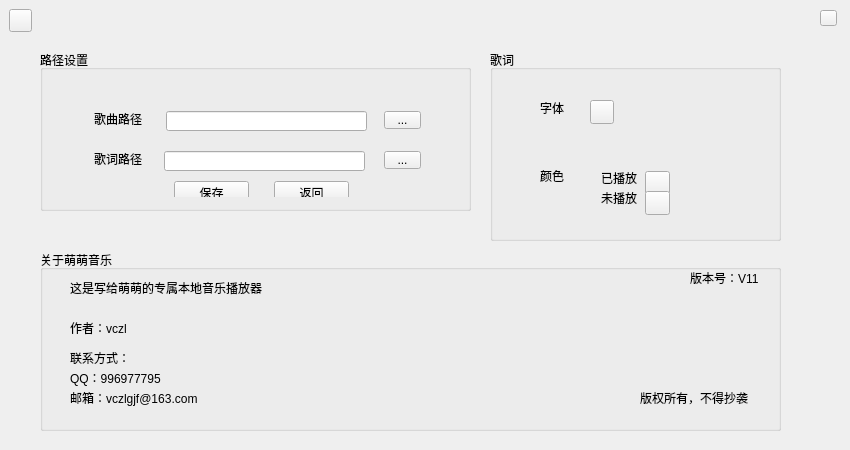
<?xml version="1.0" encoding="UTF-8"?>
<ui version="4.0">
 <class>SettingWidget</class>
 <widget class="QWidget" name="SettingWidget">
  <property name="geometry">
   <rect>
    <x>0</x>
    <y>0</y>
    <width>850</width>
    <height>450</height>
   </rect>
  </property>
  <property name="windowTitle">
   <string>SettingWidget</string>
  </property>
  <property name="styleSheet">
   <string notr="true"/>
  </property>
  <widget class="QWidget" name="wgt_set" native="true">
   <property name="geometry">
    <rect>
     <x>0</x>
     <y>0</y>
     <width>850</width>
     <height>450</height>
    </rect>
   </property>
   <widget class="QPushButton" name="pb_back">
    <property name="geometry">
     <rect>
      <x>9</x>
      <y>9</y>
      <width>23</width>
      <height>23</height>
     </rect>
    </property>
    <property name="minimumSize">
     <size>
      <width>23</width>
      <height>23</height>
     </size>
    </property>
    <property name="maximumSize">
     <size>
      <width>23</width>
      <height>23</height>
     </size>
    </property>
    <property name="styleSheet">
     <string notr="true"/>
    </property>
    <property name="text">
     <string/>
    </property>
   </widget>
   <widget class="QPushButton" name="pb_set_close">
    <property name="geometry">
     <rect>
      <x>820</x>
      <y>10</y>
      <width>17</width>
      <height>16</height>
     </rect>
    </property>
    <property name="text">
     <string/>
    </property>
   </widget>
   <widget class="QGroupBox" name="gb_setPath">
    <property name="geometry">
     <rect>
      <x>40</x>
      <y>50</y>
      <width>431</width>
      <height>161</height>
     </rect>
    </property>
    <property name="font">
     <font>
      <weight>50</weight>
      <bold>false</bold>
     </font>
    </property>
    <property name="title">
     <string>路径设置</string>
    </property>
    <layout class="QGridLayout" name="gridLayout_3">
     <item row="0" column="0">
      <widget class="QWidget" name="wgt_setPath" native="true">
       <property name="styleSheet">
        <string notr="true"/>
       </property>
       <widget class="QLabel" name="label">
        <property name="geometry">
         <rect>
          <x>40</x>
          <y>30</y>
          <width>48</width>
          <height>16</height>
         </rect>
        </property>
        <property name="text">
         <string>歌曲路径</string>
        </property>
        <property name="alignment">
         <set>Qt::AlignCenter</set>
        </property>
       </widget>
       <widget class="QLineEdit" name="le_songsPath">
        <property name="geometry">
         <rect>
          <x>112</x>
          <y>30</y>
          <width>201</width>
          <height>20</height>
         </rect>
        </property>
       </widget>
       <widget class="QToolButton" name="tb_songsPath">
        <property name="geometry">
         <rect>
          <x>330</x>
          <y>30</y>
          <width>37</width>
          <height>18</height>
         </rect>
        </property>
        <property name="text">
         <string>...</string>
        </property>
       </widget>
       <widget class="QLabel" name="label_2">
        <property name="geometry">
         <rect>
          <x>40</x>
          <y>70</y>
          <width>48</width>
          <height>16</height>
         </rect>
        </property>
        <property name="text">
         <string>歌词路径</string>
        </property>
        <property name="alignment">
         <set>Qt::AlignCenter</set>
        </property>
       </widget>
       <widget class="QLineEdit" name="le_lyricsPath">
        <property name="geometry">
         <rect>
          <x>110</x>
          <y>70</y>
          <width>201</width>
          <height>20</height>
         </rect>
        </property>
       </widget>
       <widget class="QToolButton" name="tb_lyricsPath">
        <property name="geometry">
         <rect>
          <x>330</x>
          <y>70</y>
          <width>37</width>
          <height>18</height>
         </rect>
        </property>
        <property name="text">
         <string>...</string>
        </property>
       </widget>
       <widget class="QPushButton" name="pb_save">
        <property name="geometry">
         <rect>
          <x>120</x>
          <y>100</y>
          <width>75</width>
          <height>23</height>
         </rect>
        </property>
        <property name="text">
         <string>保存</string>
        </property>
       </widget>
       <widget class="QPushButton" name="pb_cancle">
        <property name="geometry">
         <rect>
          <x>220</x>
          <y>100</y>
          <width>75</width>
          <height>23</height>
         </rect>
        </property>
        <property name="text">
         <string>返回</string>
        </property>
       </widget>
      </widget>
     </item>
    </layout>
   </widget>
   <widget class="QGroupBox" name="gb_setLyric">
    <property name="geometry">
     <rect>
      <x>490</x>
      <y>50</y>
      <width>291</width>
      <height>191</height>
     </rect>
    </property>
    <property name="title">
     <string>歌词</string>
    </property>
    <widget class="QWidget" name="layoutWidget">
     <property name="geometry">
      <rect>
       <x>100</x>
       <y>110</y>
       <width>91</width>
       <height>56</height>
      </rect>
     </property>
     <layout class="QGridLayout" name="gridLayout">
      <item row="0" column="0">
       <widget class="QLabel" name="label_4">
        <property name="text">
         <string>已播放</string>
        </property>
       </widget>
      </item>
      <item row="0" column="1">
       <widget class="QPushButton" name="pb_color1">
        <property name="minimumSize">
         <size>
          <width>25</width>
          <height>24</height>
         </size>
        </property>
        <property name="maximumSize">
         <size>
          <width>25</width>
          <height>24</height>
         </size>
        </property>
        <property name="text">
         <string/>
        </property>
       </widget>
      </item>
      <item row="1" column="0">
       <widget class="QLabel" name="label_5">
        <property name="text">
         <string>未播放</string>
        </property>
       </widget>
      </item>
      <item row="1" column="1">
       <widget class="QPushButton" name="pb_color2">
        <property name="minimumSize">
         <size>
          <width>25</width>
          <height>24</height>
         </size>
        </property>
        <property name="maximumSize">
         <size>
          <width>25</width>
          <height>24</height>
         </size>
        </property>
        <property name="text">
         <string/>
        </property>
       </widget>
      </item>
     </layout>
    </widget>
    <widget class="QLabel" name="label_3">
     <property name="geometry">
      <rect>
       <x>50</x>
       <y>50</y>
       <width>31</width>
       <height>16</height>
      </rect>
     </property>
     <property name="text">
      <string>字体</string>
     </property>
    </widget>
    <widget class="QLabel" name="label_6">
     <property name="geometry">
      <rect>
       <x>50</x>
       <y>120</y>
       <width>54</width>
       <height>12</height>
      </rect>
     </property>
     <property name="text">
      <string>颜色</string>
     </property>
    </widget>
    <widget class="QPushButton" name="pb_font1">
     <property name="geometry">
      <rect>
       <x>100</x>
       <y>50</y>
       <width>24</width>
       <height>24</height>
      </rect>
     </property>
     <property name="text">
      <string/>
     </property>
    </widget>
   </widget>
   <widget class="QGroupBox" name="gb_about">
    <property name="geometry">
     <rect>
      <x>40</x>
      <y>250</y>
      <width>741</width>
      <height>181</height>
     </rect>
    </property>
    <property name="title">
     <string>关于萌萌音乐</string>
    </property>
    <widget class="QLabel" name="label_7">
     <property name="geometry">
      <rect>
       <x>30</x>
       <y>30</y>
       <width>201</width>
       <height>16</height>
      </rect>
     </property>
     <property name="text">
      <string>这是写给萌萌的专属本地音乐播放器</string>
     </property>
    </widget>
    <widget class="QLabel" name="label_8">
     <property name="geometry">
      <rect>
       <x>600</x>
       <y>140</y>
       <width>111</width>
       <height>16</height>
      </rect>
     </property>
     <property name="text">
      <string>版权所有，不得抄袭</string>
     </property>
    </widget>
    <widget class="QLabel" name="label_9">
     <property name="geometry">
      <rect>
       <x>650</x>
       <y>20</y>
       <width>71</width>
       <height>16</height>
      </rect>
     </property>
     <property name="text">
      <string>版本号：V11</string>
     </property>
    </widget>
    <widget class="QLabel" name="label_10">
     <property name="geometry">
      <rect>
       <x>30</x>
       <y>70</y>
       <width>81</width>
       <height>16</height>
      </rect>
     </property>
     <property name="text">
      <string>作者：vczl</string>
     </property>
    </widget>
    <widget class="QLabel" name="label_11">
     <property name="geometry">
      <rect>
       <x>30</x>
       <y>100</y>
       <width>61</width>
       <height>16</height>
      </rect>
     </property>
     <property name="text">
      <string>联系方式：</string>
     </property>
    </widget>
    <widget class="QLabel" name="label_12">
     <property name="geometry">
      <rect>
       <x>30</x>
       <y>120</y>
       <width>91</width>
       <height>16</height>
      </rect>
     </property>
     <property name="text">
      <string>QQ：996977795</string>
     </property>
    </widget>
    <widget class="QLabel" name="label_13">
     <property name="geometry">
      <rect>
       <x>30</x>
       <y>140</y>
       <width>131</width>
       <height>16</height>
      </rect>
     </property>
     <property name="text">
      <string>邮箱：vczlgjf@163.com</string>
     </property>
    </widget>
   </widget>
  </widget>
 </widget>
 <layoutdefault spacing="6" margin="11"/>
 <resources/>
 <connections/>
</ui>
